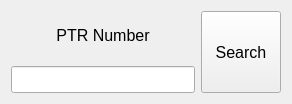
<?xml version="1.0" encoding="UTF-8"?>
<ui version="4.0">
 <class>MainWindow</class>
 <widget class="QMainWindow" name="MainWindow">
  <property name="geometry">
   <rect>
    <x>0</x>
    <y>0</y>
    <width>292</width>
    <height>104</height>
   </rect>
  </property>
  <property name="windowTitle">
   <string>PTRFinder</string>
  </property>
  <widget class="QWidget" name="centralWidget">
   <layout class="QGridLayout" name="gridLayout">
    <item row="0" column="0">
     <layout class="QHBoxLayout" name="horizontalLayout">
      <item>
       <layout class="QVBoxLayout" name="verticalLayout">
        <item>
         <widget class="QLabel" name="ptrLabel">
          <property name="font">
           <font>
            <pointsize>12</pointsize>
           </font>
          </property>
          <property name="text">
           <string>PTR Number</string>
          </property>
          <property name="alignment">
           <set>Qt::AlignCenter</set>
          </property>
         </widget>
        </item>
        <item>
         <widget class="QLineEdit" name="ptrNumber">
          <property name="font">
           <font>
            <pointsize>12</pointsize>
           </font>
          </property>
         </widget>
        </item>
       </layout>
      </item>
      <item>
       <widget class="QPushButton" name="searchButton">
        <property name="sizePolicy">
         <sizepolicy hsizetype="Minimum" vsizetype="Minimum">
          <horstretch>0</horstretch>
          <verstretch>0</verstretch>
         </sizepolicy>
        </property>
        <property name="font">
         <font>
          <pointsize>12</pointsize>
         </font>
        </property>
        <property name="text">
         <string>Search</string>
        </property>
       </widget>
      </item>
     </layout>
    </item>
   </layout>
  </widget>
 </widget>
 <layoutdefault spacing="6" margin="11"/>
 <resources/>
 <connections/>
</ui>
